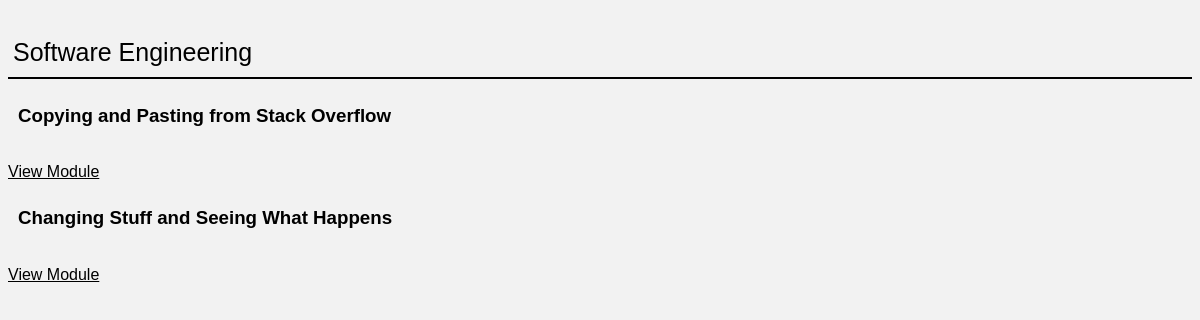
Before: /courses/study_course/1/ with the older database file.
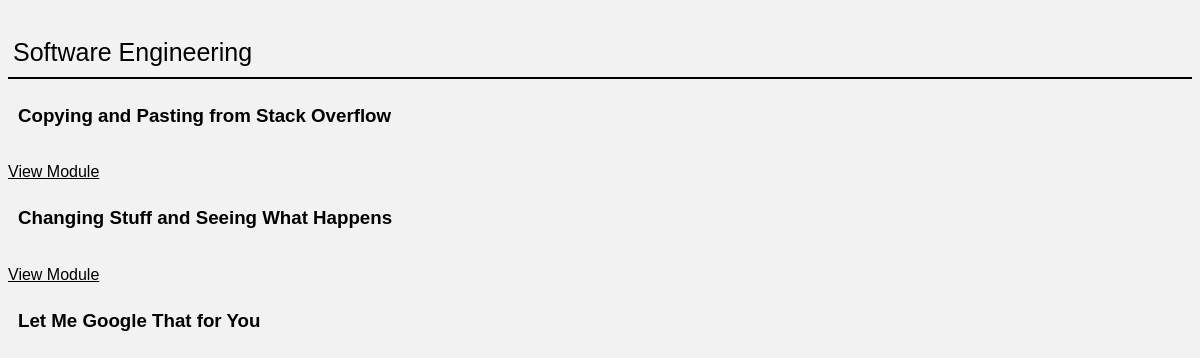
After: the same page with the newer database file.
### courses/models.py (models this page shows)
class Module(models.Model):
    title = models.CharField(max_length = 150, db_index = True)
    course = models.ForeignKey(Course, on_delete=models.CASCADE, null = True, blank = True)
    position = models.IntegerField(db_index = True, null = True, blank = True)
    instructor = models.ForeignKey(Instructor, on_delete=models.CASCADE)
    def get_absolute_url(self):
        return reverse('module_details_url', kwargs = {'id' : self.id})
    def __str__(self):
        return '{}'.format(self.title)

### courses/views.py (the view)
# urls.py: path('study_course/<str:id>/', views.study_course, name = "study_course_url"),
def study_course(request, id):      #merge it later with course_detail
    course = Course.objects.get(id__iexact = id)
    modules = Module.objects.filter(course = course)
    print(modules)
    availability = True
    learner = Learner.objects.filter(staff_id = 1)
    completed_modules = learner[0].completed_modules.all()
    for module in modules:
        if module in completed_modules:
            module.available = True
        else :
            module.available = availability
            availability = False
    return render(request, "courses/study_course.html", context = {"course": course, "modules" : modules, "learner" : learner})

### courses/templates/courses/study_course.html (shortened to what this page needs)
{%load static%}
<link rel="stylesheet" type="text/css" href="{%static 'courses/style.css'%}">
<h1>{{course.title}}</h1>
{% for module in modules%}
    <h3>{{module.title}}</h3>
    {% if module.available %}
        <a href = "{{ module.get_absolute_url}}">View Module</a>
    {%endif%}
{%endfor%}

Changed rows visible on the page:
added Module: title "Let Me Google That for You"
